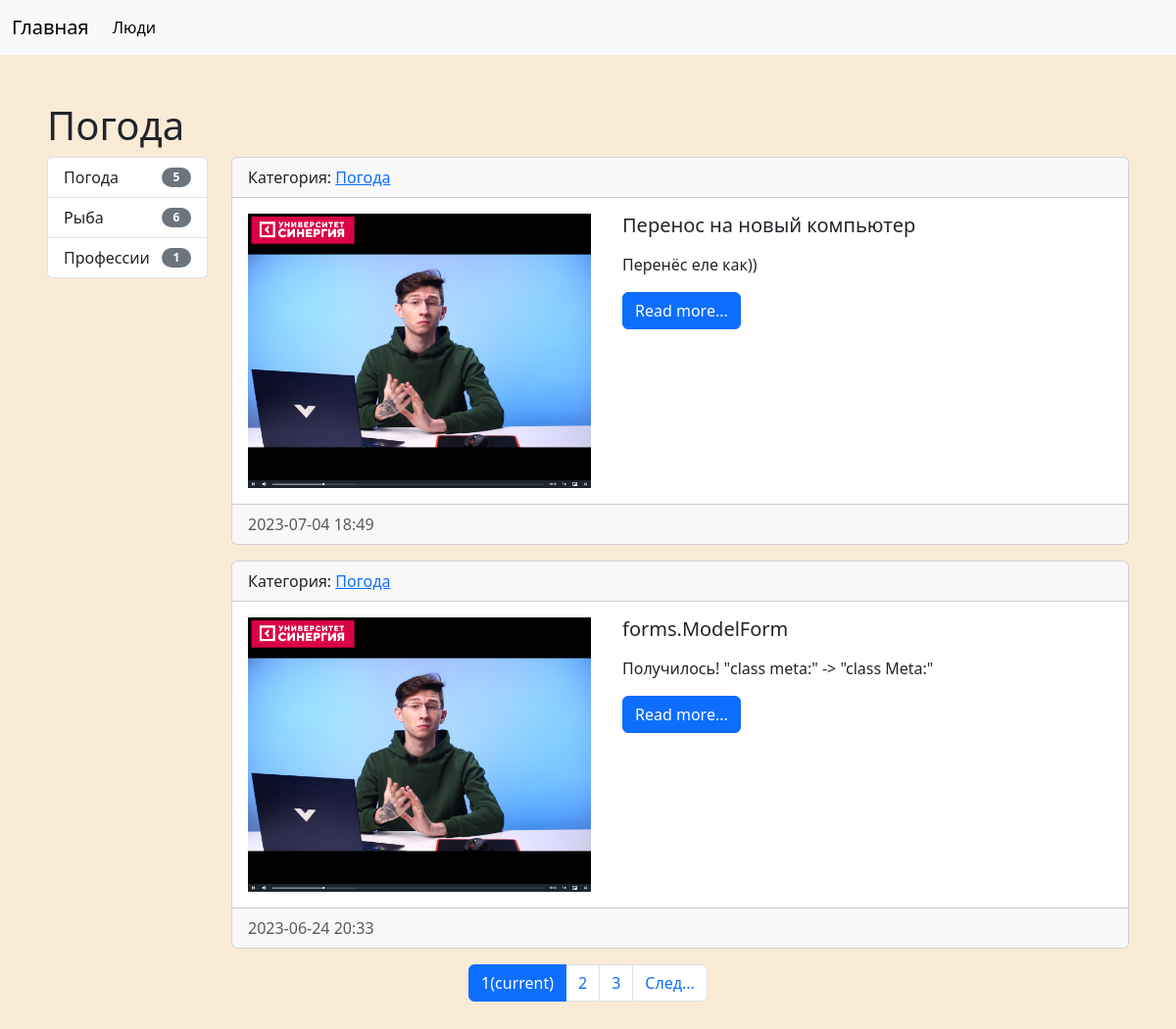
The app's page /news/category/1 with its own data.
### News/models.py (models this page shows)
class Category(models.Model):
    title = models.CharField(max_length=150, db_index=True, verbose_name='Категория')
    def get_absolute_url(self):
        return reverse_lazy('Category', kwargs={'category_id': self.pk})
    class Meta:
        verbose_name = 'Категория'
        verbose_name_plural = 'Категории'

class News(models.Model):
    title = models.CharField(max_length=150, verbose_name='заголовок')
    content = models.TextField(blank=True, verbose_name='текст')
    created_at = models.DateTimeField(auto_now_add=True, verbose_name='создано')
    updated_at = models.DateTimeField(auto_now=True, verbose_name='изменено')
    photo = models.ImageField(upload_to='media/%Y/%m/%d', verbose_name='фото')
    is_published = models.BooleanField(default=True, verbose_name='публикация')
    category = models.ForeignKey('Category', on_delete=models.PROTECT, null=True, verbose_name='Категория')
    def get_absolute_url(self):
        return reverse_lazy('News', kwargs={'pk': self.pk})
    class Meta:
        verbose_name = 'Новость'
        verbose_name_plural = 'Новости'
        ordering = ['-created_at']

### News/views.py (the view)
# urls.py: path('category/<int:category_id>', NewsByCategory.as_view(), name='Category'),
class NewsByCategory(ListView):
    model = News
    context_object_name = 'news'
    template_name = 'News/category.html'
    allow_empty = False
    paginate_by = 2
    def get_context_data(self, *, object_list=None, **kwargs):
        context = super().get_context_data(**kwargs)
        context['title'] = Category.objects.get(pk=self.kwargs['category_id']).title
        return context
    def get_queryset(self):
        return News.objects.filter(category_id=self.kwargs['category_id'], is_published=True).select_related('category')

### News/templatetags/news_tags.py (called while the page is built)
@register.inclusion_tag('news/list_categoryes.html')
def show_categoryes():
    categoryes = Category.objects.annotate(cnt=Count('news', filter=F('news__is_published'))).filter(cnt__gt=0)  # noqa: E501
    return {'categoryes': categoryes}

### News/templates/News/category.html (shortened to what this page needs)
{% extends 'base.html' %}
{% block sidebar %}
{% include 'inc/_sidebar.html' %}
{% endblock %}
{% block content %}
{% include 'inc/_content.html'%}
{% endblock %}

### templates/base.html (shortened to what this page needs)
<!doctype html>
{%load static%}
<html lang="ru">
  <head>
    <link href="{% static 'bootstrap/css/bootstrap.min.css' %}" rel="stylesheet">
    <link href="{% static 'style/css/style.css' %}" rel="stylesheet">
  </head>
  <body>
    {% include 'inc/_nav.html'%}
    <div class="container-fluid p-5">
        <h1>{{title}}</h1>
        <div class="row ">
            {% block sidebar %}SIDEBAR{% endblock %}
            {% block content %}CONTENT{% endblock %}
        </div>
        {%if page_obj.has_other_pages%}
        <nav class="d-flex justify-content-center" aria-label="...">
          <ul class="pagination">
            {% for p in page_obj.paginator.page_range%}
            {% if page_obj.number == p %}
            <li class="page-item active" aria-current="page">
              <a class="page-link" href="?page={{p}}">{{p}}<span class="sr-only">(current)</span></a>
            </li>
            {% elif p > page_obj.number|add:-3 and p < page_obj.number|add:3%}
            <li class="page-item">
              <a class="page-link" href="?page={{p}}">{{p}}</a>
            </li>
            {% endif %}
            {% endfor %}
            {% if page_obj.has_next %}
            <li class="page-item">
              <a class="page-link" href="?page={{page_obj.next_page_number}}">След...</a>
            </li>
            {% endif %}
          </ul>
        </nav>
        {% endif %}
    </div>
  </body>
</html>

### News/templates/News/list_categoryes.html
{% load news_tags %}
<div class="col-md-2">
    <div class="list-group">
        {% for category in categoryes %}
            <a href="{{category.get_absolute_url}}" class="list-group-item d-flex justify-content-between align-items-center">
                {{category.title}}<span class="badge bg-secondary rounded-pill" style="width: 30px; color: white;">{{category.cnt}}</span>
            </a>
        {% endfor %}
    </div>
</div>

### templates/inc/_content.html
<div class="col-md-10">
    {% for item in news %}
    <div class="card mb-3 pl-0">
      <div class="card-header ">
          Категория: <a href='{{item.category.get_absolute_url}}'>{{item.category.title}}</a>
      </div>
        <div class="media" style="display: flex">
            <div class="media-photo m-3">
                {% if item.photo %}
                    <img src="{{ item.photo.url }}" alt="" width="350" class="mr-3">
                {% else %}
                    <img src="https://picsum.photos/id/1060/350/235/?blur=2" alt="" width="350" class="mr-3">
                {% endif %}
            </div>
            <div class="media-body">
                <div class="card-body">
                    <h5 class="card-title">{{item.title}}</h5>
                    <p class="card-text">{{item.content|truncatewords:60|linebreaks}}</p>
                    <a href="{{item.get_absolute_url}}" class="btn btn-primary">Read more...</a>
                </div>
            </div>
        </div>
        <div class="card-footer text-body-secondary">
            {{item.created_at|date:'Y-m-d H:i'}}
        </div>
    </div>
    {% endfor %}
</div>

### NewsProject/static/style/css/style.css (style rules this page uses)
body { background-color: antiquewhite; }

### records on screen
Category: title "Погода", cnt "5"
Category: title "Рыба", cnt "6"
Category: title "Профессии", cnt "1"
News: category "Погода", photo (picture), title "Перенос на новый компьютер", content "Перенёс еле как))", created_at "2023-07-04 18:49"
News: category "Погода", photo (picture), title "forms.ModelForm", content "Получилось! \"class meta:\" -> \"class Meta:\"", created_at "2023-06-24 20:33"

### other values on screen
{{ p }} "1"
{{ p }} "2" "3"
